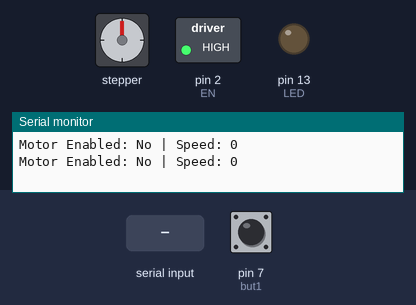
Simulated run of this sketch. Board: Arduino Uno, built with avr-gcc and run on an emulated ATmega328P. On the bench: stepper motor, switched loads named in the sketch (green lamp = pin HIGH), output pins drawn as LEDs (lit = HIGH), the last lines printed to the serial monitor. The test bench sets the inputs (shaded band); at power-on: pin 7 (but1) HIGH. Stepper angles assume 200 steps per turn.

Above: at 1.2 s.
1.3 s: pin 7 (but1) pulled LOW for 0.15 s
At 2.6 s:
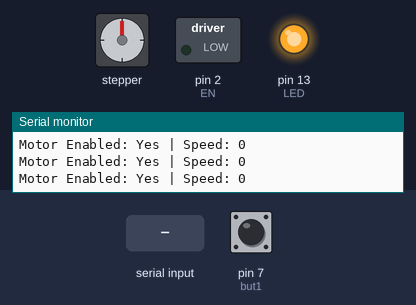
2.9 s: "speed:90\n" received over Serial
At 3.06 s:
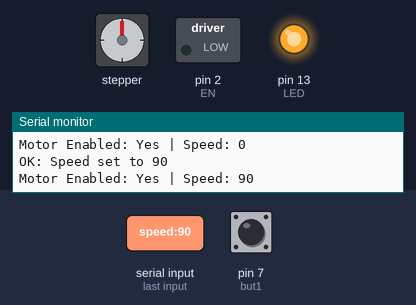
5.9 s: pin 7 (but1) pulled LOW for 1 s
At 8.1 s:
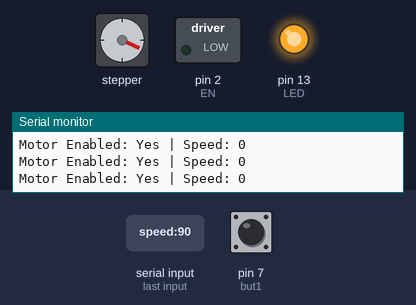
8.9 s: "speed:90\n" received over Serial
At 9.36 s:
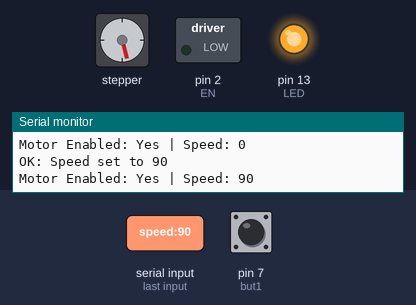
11.9 s: pin 7 (but1) pulled LOW for 0.15 s
At 13.1 s:
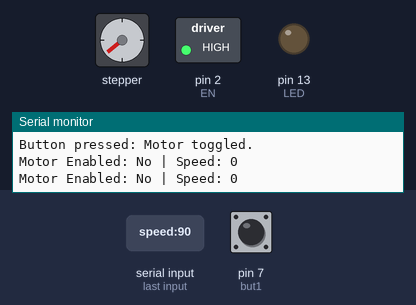
13.5 s: pin 7 (but1) pulled LOW for 3.2 s
At 17.8 s:
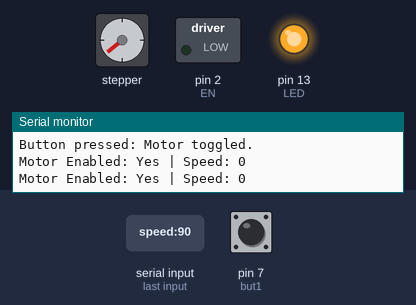
Timing chart, 0 to 19.2 s (numbered marks = the images above; inputs shaded):
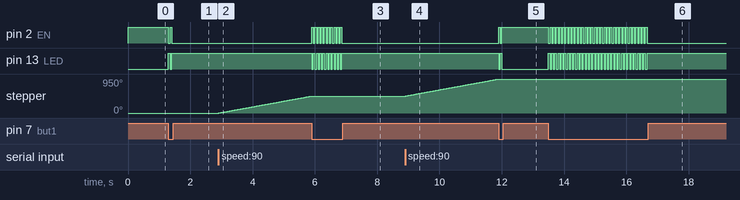

The sketch:

Stepper_Test.ino
```cpp
#include <AccelStepper.h> // 用於步進馬達控制

// 定義步進馬達物件：驅動器類型 1，STEP 引腳 3，DIR 引腳 4
AccelStepper stepper1(1, 3, 4);

// 硬體引腳定義
const int but1 = 7; // 按鈕輸入，用於切換馬達
const int EN = 2; // 步進驅動器啟用引腳
const int LED = 13; // LED 指示燈

// 步進馬達相關變數
int max_speed = 3000; // 馬達最大速度（步/秒）
int rotating_speed = 0; // 當前馬達速度
bool activate_stepper = false; // 馬達啟用旗標

// 時間和去彈跳相關變數
unsigned long lastDebounceTime = 0; // 上次按鈕去彈跳時間
const int debounceDelay = 50; // 去彈跳延遲（ms）

void setup() {
  // 設定步進驅動器引腳並初始停用
  pinMode(EN, OUTPUT);
  digitalWrite(EN, HIGH); // 高電位：停用驅動器

  // 設定步進馬達最大速度
  stepper1.setMaxSpeed(max_speed);

  // 設定輸入/輸出引腳
  pinMode(but1, INPUT_PULLUP); // 按鈕：輸入並啟用內部上拉
  pinMode(LED, OUTPUT);
  digitalWrite(LED, LOW); // 初始關閉 LED

  // 初始化序列通訊，用於調試輸出和速度輸入
  Serial.begin(9600);
  Serial.println("Motor Test Started. Press button to toggle motor.");
  Serial.println("Enter 'speed:VALUE' in Serial Monitor to set speed (e.g., speed:500).");
}

void loop() {
  handleButton(); // 處理按鈕輸入和去彈跳
  handleSerialInput(); // 處理序列監控器輸入以設定速度
  updateStepper(); // 更新步進馬達狀態和速度

  // 每 500ms 輸出狀態到序列監控器，用於調試
  static unsigned long lastPrintTime = 0;
  if (millis() - lastPrintTime >= 500) {
    lastPrintTime = millis();
    Serial.print("Motor Enabled: ");
    Serial.print(activate_stepper ? "Yes" : "No");
    Serial.print(" | Speed: ");
    Serial.println(rotating_speed);
  }
}

// 函式：處理按鈕輸入和去彈跳邏輯
void handleButton() {
  if (!digitalRead(but1) && (millis() - lastDebounceTime) > debounceDelay) {
    activate_stepper = !activate_stepper; // 切換馬達啟用狀態
    lastDebounceTime = millis(); // 更新去彈跳時間
    Serial.println("Button pressed: Motor toggled.");
  }
}

// 函式：處理序列監控器輸入以設定速度
void handleSerialInput() {
  if (Serial.available() > 0) {
    String input = Serial.readStringUntil('\n');
    input.trim();
    if (input.startsWith("speed:")) {
      String valueStr = input.substring(6);
      int newSpeed = valueStr.toInt();
      if (newSpeed >= 0 && newSpeed <= max_speed) {
        rotating_speed = newSpeed; // 直接設定當前速度
        Serial.println("OK: Speed set to " + String(newSpeed));
      } else {
        Serial.println("ERROR: Invalid speed (0-" + String(max_speed) + ")");
      }
    } else {
      Serial.println("ERROR: Unknown command. Use 'speed:VALUE'");
    }
  }
}

// 函式：更新步進馬達狀態（LED、啟用、速度）
void updateStepper() {
  digitalWrite(LED, activate_stepper ? HIGH : LOW); // 根據狀態控制 LED
  digitalWrite(EN, activate_stepper ? LOW : HIGH); // 控制驅動器啟用（低電位啟用）

  // 如果啟用，使用設定的速度；否則設為 0
  if (!activate_stepper) {
    rotating_speed = 0;
  }

  stepper1.setSpeed(rotating_speed); // 設定馬達速度
  stepper1.runSpeed(); // 產生脈衝（非阻塞）
}
```

Measured:
- after the input at 1.3 s, pin 2 (EN): HIGH → LOW at once, → HIGH 0.05 s later, → LOW 0.05 s later; pin 13 (LED): LOW → HIGH at once, → LOW 0.05 s later, → HIGH 0.05 s later
- after the input at 2.9 s, stepper: keeps turning clockwise at about 159°/s, starting at once
- after the input at 5.9 s, pin 2 (EN): alternates HIGH for 0.05 s and LOW for 0.05 s, 20 changes in all, then stays LOW, starting at once; pin 13 (LED): alternates HIGH for 0.05 s and LOW for 0.05 s, 20 changes in all, then stays HIGH, starting at once; stepper: goes on until 5.9 s, then stays 475°
- after the input at 8.9 s, stepper: keeps turning clockwise at about 159°/s, starting at once
- after the input at 11.9 s, pin 2 (EN): LOW → HIGH at once, → LOW 0.05 s later, → HIGH 0.05 s later; pin 13 (LED): HIGH → LOW at once, → HIGH 0.05 s later, → LOW 0.05 s later; stepper: goes on until 11.9 s, then stays 950°
- after the input at 13.5 s, pin 2 (EN): alternates HIGH for 0.05 s and LOW for 0.05 s, 63 changes in all, then stays LOW, starting at once; pin 13 (LED): alternates HIGH for 0.05 s and LOW for 0.05 s, 63 changes in all, then stays HIGH, starting at once
